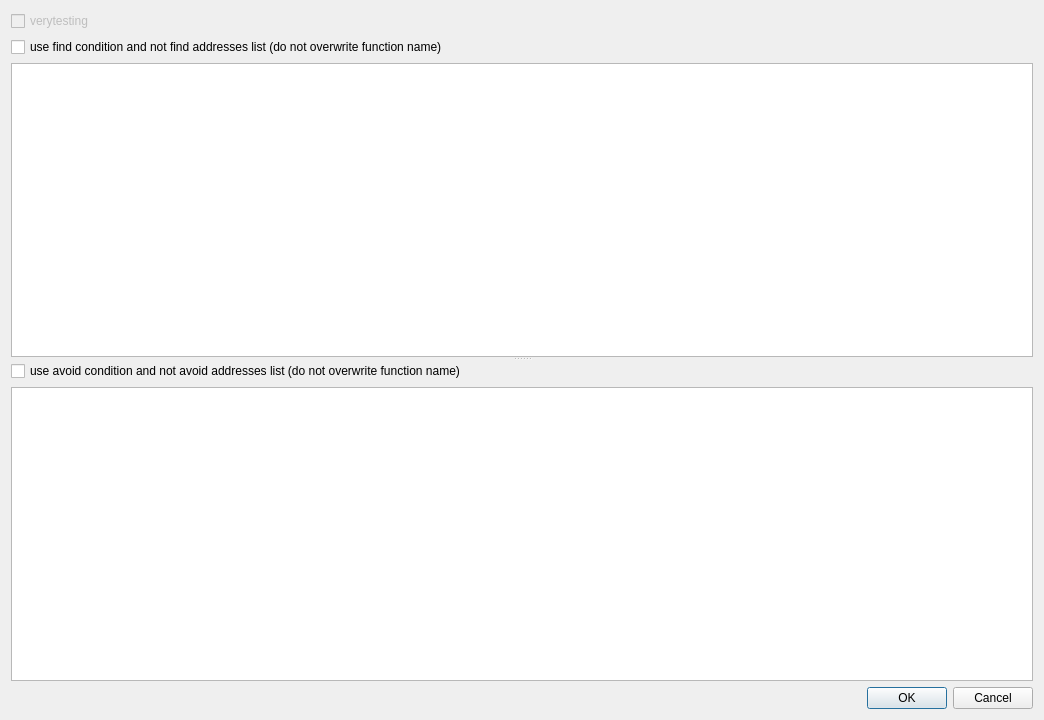
<?xml version="1.0" encoding="UTF-8"?>
<ui version="4.0">
 <class>IDAngrExecDialog</class>
 <widget class="QDialog" name="IDAngrExecDialog">
  <property name="geometry">
   <rect>
    <x>0</x>
    <y>0</y>
    <width>1044</width>
    <height>720</height>
   </rect>
  </property>
  <property name="windowTitle">
   <string>Exec</string>
  </property>
  <layout class="QGridLayout" name="gridLayout_3">
   <item row="1" column="0">
    <widget class="QSplitter" name="splitter">
     <property name="orientation">
      <enum>Qt::Vertical</enum>
     </property>
     <widget class="QWidget" name="layoutWidget">
      <layout class="QGridLayout" name="gridLayout">
       <item row="0" column="0">
        <widget class="QCheckBox" name="useFindCondBox">
         <property name="text">
          <string>use find condition and not find addresses list (do not overwrite function name)</string>
         </property>
        </widget>
       </item>
       <item row="1" column="0">
        <widget class="QPlainTextEdit" name="findCondEdit">
         <property name="enabled">
          <bool>true</bool>
         </property>
        </widget>
       </item>
      </layout>
     </widget>
     <widget class="QWidget" name="layoutWidget">
      <layout class="QGridLayout" name="gridLayout_2">
       <item row="0" column="0">
        <widget class="QCheckBox" name="useAvoidCondBox">
         <property name="text">
          <string>use avoid condition and not avoid addresses list (do not overwrite function name)</string>
         </property>
        </widget>
       </item>
       <item row="1" column="0">
        <widget class="QPlainTextEdit" name="avoidCondEdit">
         <property name="enabled">
          <bool>true</bool>
         </property>
        </widget>
       </item>
      </layout>
     </widget>
    </widget>
   </item>
   <item row="2" column="0">
    <widget class="QDialogButtonBox" name="buttonBox">
     <property name="maximumSize">
      <size>
       <width>16777215</width>
       <height>48</height>
      </size>
     </property>
     <property name="orientation">
      <enum>Qt::Horizontal</enum>
     </property>
     <property name="standardButtons">
      <set>QDialogButtonBox::Cancel|QDialogButtonBox::Ok</set>
     </property>
    </widget>
   </item>
   <item row="0" column="0">
    <layout class="QHBoxLayout" name="horizontalLayout">
     <item>
      <widget class="QCheckBox" name="verytestingBox">
       <property name="enabled">
        <bool>false</bool>
       </property>
       <property name="text">
        <string>verytesting</string>
       </property>
      </widget>
     </item>
    </layout>
   </item>
  </layout>
 </widget>
 <resources/>
 <connections>
  <connection>
   <sender>buttonBox</sender>
   <signal>accepted()</signal>
   <receiver>IDAngrExecDialog</receiver>
   <slot>accept()</slot>
   <hints>
    <hint type="sourcelabel">
     <x>248</x>
     <y>254</y>
    </hint>
    <hint type="destinationlabel">
     <x>157</x>
     <y>274</y>
    </hint>
   </hints>
  </connection>
  <connection>
   <sender>buttonBox</sender>
   <signal>rejected()</signal>
   <receiver>IDAngrExecDialog</receiver>
   <slot>reject()</slot>
   <hints>
    <hint type="sourcelabel">
     <x>316</x>
     <y>260</y>
    </hint>
    <hint type="destinationlabel">
     <x>286</x>
     <y>274</y>
    </hint>
   </hints>
  </connection>
 </connections>
</ui>
